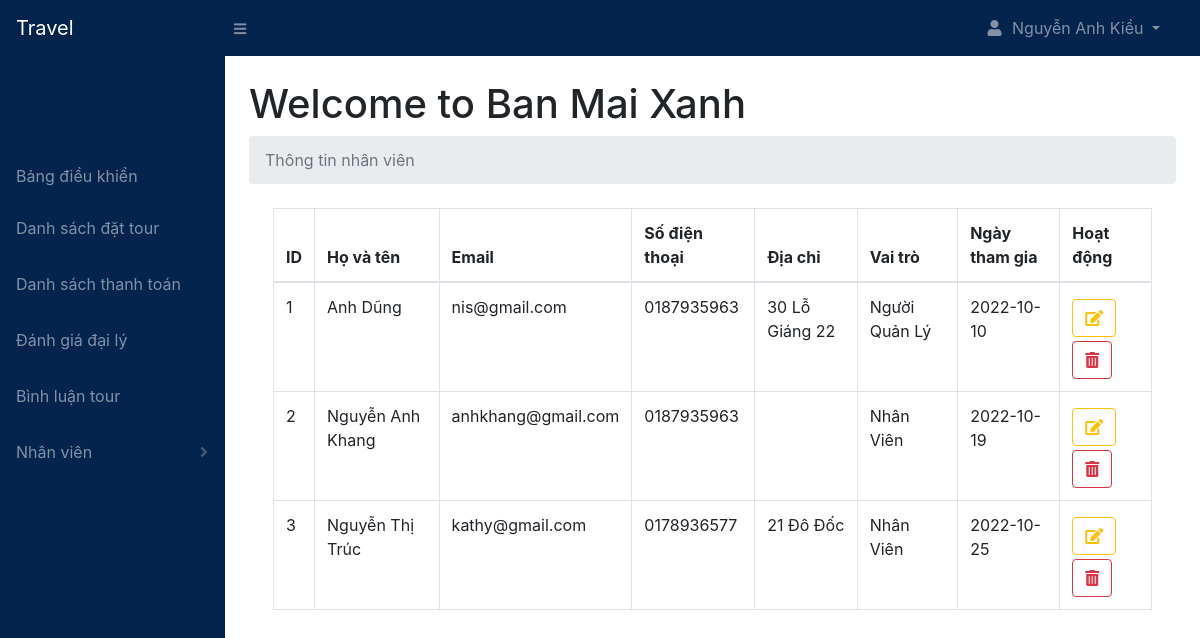
/agency/employees.php (signed in), run on the app's committed database.
### tables this page shows
CREATE TABLE `agency_employees` (
  `employee_id` int(11) NOT NULL,
  `agency_id` int(11) NOT NULL,
  `employee_name` varchar(255) NOT NULL,
  `employee_email` varchar(255) NOT NULL,
  `employee_password` varchar(255) NOT NULL,
  `employee_contact` varchar(255) NOT NULL,
  `employee_address` varchar(255) NOT NULL,
  `role` varchar(255) NOT NULL,
  `date` date NOT NULL
);

### agency/includes/view_all_employees.php (the view, shortened to what this page needs)
<?php
    if($_SESSION['agency_id']){
        $agency_id = $_SESSION['agency_id'];
        $stmt = $pdo->prepare('SELECT * FROM agency_employees WHERE agency_id = :agency_id');
        $stmt->execute([':agency_id' => $agency_id]);
        $employees = [];
        while($row = $stmt->fetch(PDO::FETCH_ASSOC)){
            $employees[] = $row;
        }
    }
?>
<div class="container-fluid">
<?php
    if(empty($employees)){
        echo '<h1 class="text-center pt-4">Không tìm thấy nhân viên</h1>';
    }else{
?>
    <div class="col-xs-12">
        <table class="table table-hover table-bordered">
            <thead>
                <tr>
                <th>ID</th>
                <th>Họ và tên</th>
                <th>Email</th>
                <th>Số điện thoại</th>
                <th>Địa chỉ
                <th>Vai trò</th>
                <th>Ngày tham gia</th>
                <?php
                    if($_SESSION['agency_login'] == 'Chủ đại lý'){
                ?>
               <th>Hoạt động</th>
                <?php
                    }
                ?>
            </tr>
            </thead>
            <tbody>
            <?php
                $i = 1;
                foreach($employees as $employee){
                    echo '<tr>';
                        echo '<td>'. $i++ .'</td>';
                        echo '<td>'. $employee['employee_name'] .'</td>';
                        echo '<td>'. $employee['employee_email'] .'</td>';
                        echo '<td>'. $employee['employee_contact'] .'</td>';
                        echo '<td>'. $employee['employee_address'] .'</td>';
                        echo '<td>'. ucwords($employee['role']) .'</td>';
                        echo '<td>'. $employee['date'] .'</td>';
                    if($_SESSION['agency_login'] == 'Chủ đại lý'){
                        echo '<td><a  href="employees.php?page=edit_employee&edit='. $employee['employee_id'] .'" class="btn btn-outline-warning mt-1 mr-1"><i class="fas fa-edit"></i></a>';
                        echo '<a href="employees.php?delete='. $employee['employee_id'] .'" class="btn btn-outline-danger mt-1"><i class="fas fa-trash-alt"></i></a></td>';
                    }
                    echo '</tr>';
                }
            ?>
            </tbody>
        </table>
    </div>
    <?php
        }
    ?>
</div>

### data on the page
agency_employees: employee_name "Anh Dũng", employee_email "nis@gmail.com", employee_contact "0187935963", employee_address "30 Lỗ Giáng 22", role "Người Quản Lý", date "2022-10-10"
agency_employees: employee_name "Nguyễn Anh Khang", employee_email "anhkhang@gmail.com", employee_contact "0187935963", role "Nhân Viên", date "2022-10-19"
agency_employees: employee_name "Nguyễn Thị Trúc", employee_email "kathy@gmail.com", employee_contact "0178936577", employee_address "21 Đô Đốc", role "Nhân Viên", date "2022-10-25"

### other printed values
$_SESSION['owner_name'] "Nguyễn Anh Kiều"
$_SESSION['agency_name'] "Ban Mai Xanh"
